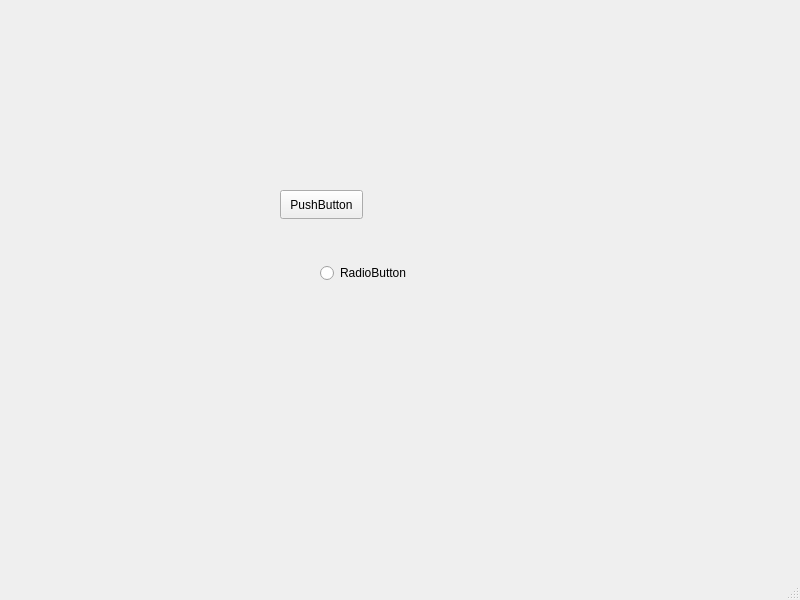
<?xml version="1.0" encoding="UTF-8"?>
<ui version="4.0">
 <class>ReporterAdminPanel</class>
 <widget class="QMainWindow" name="ReporterAdminPanel">
  <property name="geometry">
   <rect>
    <x>0</x>
    <y>0</y>
    <width>800</width>
    <height>600</height>
   </rect>
  </property>
  <property name="windowTitle">
   <string>ReporterAdminPanel</string>
  </property>
  <widget class="QWidget" name="centralwidget">
   <widget class="QPushButton" name="pushButton">
    <property name="geometry">
     <rect>
      <x>280</x>
      <y>190</y>
      <width>83</width>
      <height>29</height>
     </rect>
    </property>
    <property name="text">
     <string>PushButton</string>
    </property>
   </widget>
   <widget class="QRadioButton" name="radioButton">
    <property name="geometry">
     <rect>
      <x>320</x>
      <y>260</y>
      <width>112</width>
      <height>26</height>
     </rect>
    </property>
    <property name="text">
     <string>RadioButton</string>
    </property>
   </widget>
  </widget>
  <widget class="QMenuBar" name="menubar">
   <property name="geometry">
    <rect>
     <x>0</x>
     <y>0</y>
     <width>800</width>
     <height>21</height>
    </rect>
   </property>
  </widget>
  <widget class="QStatusBar" name="statusbar"/>
 </widget>
 <resources/>
 <connections/>
</ui>
